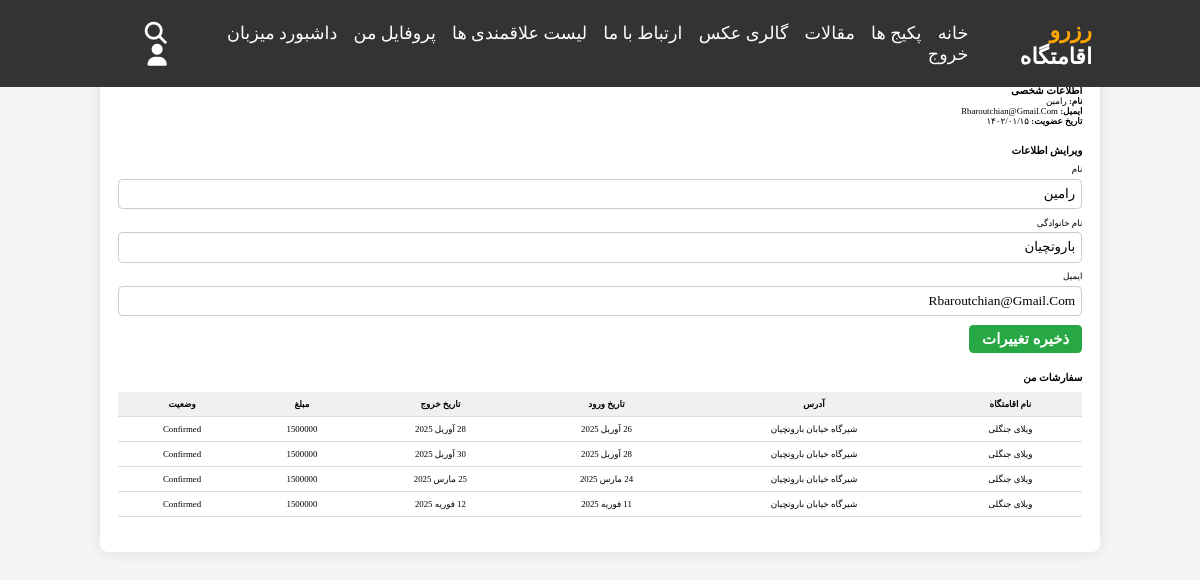
Screenshot of /account/user-profile/ (signed in) with the database file from the repository.
### user_account/models.py (models this page shows, shortened)
class User(AbstractUser):
    user_number = models.CharField(max_length=50, null=True, verbose_name='شماره تماس')
    verification_code = models.CharField(max_length=6, null=True, blank=True)
    avatar = models.ImageField(upload_to='media', default='', null=True, verbose_name='آواتار')
    class Meta:
        verbose_name = 'کاربر'
        verbose_name_plural = 'کاربران'

### booking/models.py (models this page shows, shortened)
class Booking(models.Model):
    user = models.ForeignKey(User, on_delete=models.CASCADE, verbose_name='کاربر')
    eghamat = models.ForeignKey(Eghamatgah, on_delete=models.CASCADE, verbose_name='اقامتگاه')
    check_in = models.DateField(verbose_name='تاریخ ورود', null=True, blank=True)
    check_out = models.DateField(verbose_name='تاریخ خروج', null=True, blank=True)
    persons = models.PositiveIntegerField(verbose_name='تعداد نفرات')
    created_at = models.DateTimeField(auto_now_add=True)
    status = models.CharField(max_length=20, choices=[('pending', 'در انتظار'), ('confirmed', 'تایید شده'), ('cancelled', 'لغو شده')], default='pending')
    total_price = models.DecimalField(max_digits=10, decimal_places=0, null=True, blank=True)
    class Meta:
        verbose_name = 'رزرو'
        verbose_name_plural = 'همه رزروها'

### eghamatgah/models.py (models this page shows, shortened)
class Eghamatgah(models.Model):
    type = (
        ('villa', 'ویلا'),
        ('aparteman', 'آپارتمان'),
        ('khanebagh', 'خانه باغ'),
        ('kolbe', 'کلبه'),
    )
    Ecategory = models.ManyToManyField(Eghamatgah_Category, blank=True, related_name='categories', verbose_name='دسته بندی')
    seller = models.ForeignKey(Seller,on_delete=models.CASCADE, related_name='seller', verbose_name='فروشنده')
    title = models.CharField(max_length=100, verbose_name='عنوان اقامتگاه')
    eghamat_type= models.CharField(max_length=100, choices=type, verbose_name='نوع اقامتگاه')
    ostan = models.CharField(max_length=20, verbose_name='استان')
    shahr = models.CharField(max_length=20, verbose_name='شهر')
    address = models.CharField(max_length=300, verbose_name='آدرس کامل')
    tedad_otagh = models.PositiveIntegerField(null=True, verbose_name='تعداد اتاق')
    metrazh = models.PositiveIntegerField(null=True, verbose_name='متراژ')
    zarfiat = models.PositiveIntegerField(null=True, verbose_name='ظرفیت')
    zarfiat_extra = models.DecimalField(max_digits=10,decimal_places=2, default=0, verbose_name='تعداد نفرات اضافه')
    gheymat_har_shab = models.IntegerField(null=True, verbose_name='قیمت هر شب')
    time_voroud = models.TimeField(null=True, verbose_name='تایم ورود')
    time_khorouj = models.TimeField(null=True, verbose_name='تایم خروج')
    description = models.CharField(max_length=200, verbose_name='توضیحات تکمیلی')
    wifi = models.BooleanField(default=False, verbose_name='اینترنت وای فای')
    parking = models.BooleanField(default=False, verbose_name='پارکینگ')
    pool = models.BooleanField(default=False, verbose_name='استخر')
    kitchen = models.BooleanField(default=False, verbose_name='آشپزخانه')
    tv = models.BooleanField(default=False, verbose_name='تلویزیون')
    image = models.ImageField(upload_to='media',default='', verbose_name='تصویر1')
    image2 = models.ImageField(upload_to='media',default='', verbose_name='تصویر2')
    image3 = models.ImageField(upload_to='media',default='', verbose_name='تصویر3')
    image4 = models.ImageField(upload_to='media',default='', verbose_name='تصویر4')
    image5 = models.ImageField(upload_to='media',default='', verbose_name='تصویر5')
    video = models.FileField(
        upload_to='videos',
        null=True,
        blank=True,
        validators=[FileExtensionValidator(allowed_extensions=['mp4', 'mov', 'avi'])],
        verbose_name='ویدیو'
    )
    aparat_video_id = models.CharField(max_length=100, null=True, blank=True)
    created_at = models.DateTimeField(auto_now_add=True)
    class Meta:
        verbose_name = 'مشخصات اقامتگاه'
        verbose_name_plural = 'مشخصات اقامتگاه ها'

### user_account/views.py (the view, shortened to what this page needs)
@method_decorator(login_required, name='dispatch')
class EditUserProfilePage(View):
    def get(self, request: HttpRequest):
        current_user = User.objects.filter(id=request.user.id).first()
        edit_form = EditProfileModelForm(instance=current_user)
        user_bookings = Booking.objects.filter(user=request.user).select_related('eghamat')
        context = {
            'form': edit_form,
            'current_user': current_user,
            'bookings': user_bookings,
        }
        return render(request, 'user/profile.html', context)

### user_account/forms.py
class EditProfileModelForm(forms.ModelForm):
    class Meta:
        model = User
        fields = ['first_name', 'last_name', 'email']

### user_account/templates/user/profile.html (shortened to what this page needs)
{% extends 'base2.html' %}
{% block page_content %}
	<!DOCTYPE html>
<html lang="fa">
<head>
</head>
<body>
<div class="container">
    <h2>پروفایل من</h2>
    <div class="section">
        <h3>اطلاعات شخصی</h3>
        <p><strong>نام:</strong> {{ current_user.first_name}}</p>
        <p><strong>ایمیل:</strong> {{ current_user.email}}</p>
        <p><strong>تاریخ عضویت:</strong> ۱۴۰۲/۰۱/۱۵</p>
    </div>
    <div class="section">
        <h3>ویرایش اطلاعات</h3>
<form method="post">
    <label for="id_first_name">نام</label>
    <input type="text" name="first_name" id="id_first_name" value="{{ form.first_name.value }}" class="input">
    <label for="id_last_name">نام خانوادگی</label>
    <input type="text" name="last_name" id="id_last_name" value="{{ form.last_name.value }}" class="input">
    <label for="id_email">ایمیل</label>
    <input type="email" name="email" id="id_email" value="{{ form.email.value }}" class="input">
    <button type="submit" class="btn">ذخیره تغییرات</button>
</form>
    </div>
    <div class="section">
        <h3>سفارشات من</h3>
        <table>
            <thead>
                <tr>
                    <th>نام اقامتگاه</th>
                    <th>آدرس</th>
                    <th>تاریخ ورود</th>
                    <th>تاریخ خروج</th>
                    <th>مبلغ</th>
                    <th>وضعیت</th>
                </tr>
            </thead>
            <tbody>
            {% for booking in bookings %}
                <tr>
                    <td>{{ booking.eghamat.title }}</td>
                    <td>{{ booking.eghamat.address}}</td>
                    <td>{{ booking.check_in}}</td>
                    <td>{{ booking.check_out}}</td>
                    <td>{{ booking.eghamat.gheymat_har_shab}}</td>
                    <td>{{ booking.status}}</td>
                </tr>
            {% endfor %}
            </tbody>
        </table>
    </div>
</div>
</body>
</html>
{% endblock %}

### static/css/style.css (style rules this page uses)
:root { --orange:#ffa500; }
* { font-family: "IRANSansWeb"; margin:0; padding:0; box-sizing: border-box; text-transform: capitalize; outline: none; border:none; text-decoration: none; transition: all .2s linear; }
html { font-family: "IRANSansWeb"; font-size: 62.5%; overflow-x: hidden; scroll-padding-top: 6rem; scroll-behavior: smooth; text-align: right; direction: rtl; }
.btn { display: inline-block; margin-top: 1rem; background:var(--orange); color:#fff; padding:.8rem 3rem; border:.2rem solid var(--orange); cursor: pointer; font-size: 1.7rem; }
@media (max-width:1200px) { html { font-size: 55%; } }

### user_account/templates/user/profile.html (style rules this page uses)
body { font-family: 'Vazir', sans-serif; direction: rtl; margin: 0; background-color: #f5f5f5; }
.container { max-width: 1000px; margin: 3rem auto; background: #fff; padding: 2rem; border-radius: 1rem; box-shadow: 0 0 15px rgba(0,0,0,0.1); }
h2 { margin-bottom: 2rem; border-bottom: 2px solid #eee; padding-bottom: 0.5rem; }
.section { margin-bottom: 2rem; }
label { display: block; margin: 1rem 0 0.5rem; }
input, textarea { width: 100%; padding: 0.7rem; border-radius: 0.5rem; border: 1px solid #ccc; }
.btn { margin-top: 1rem; padding: 0.6rem 1.5rem; background-color: #28a745; color: #fff; border: none; border-radius: 0.5rem; cursor: pointer; font-weight: bold; }
table { width: 100%; border-collapse: collapse; margin-top: 1rem; }
th, td { padding: 0.8rem; text-align: center; border-bottom: 1px solid #ddd; }
th { background-color: #f0f0f0; }

### rows the page displays
User: first_name "رامین", email "Rbaroutchian@gmail.com", last_name "باروتچیان", email "rbaroutchian@gmail.com"
Booking: eghamat "ویلای جنگلی", eghamat.address "شیرگاه خیابان باروتچیان", check_in "26 آوریل 2025", check_out "28 آوریل 2025", eghamat.gheymat_har_shab "1500000", status "Confirmed"
Booking: eghamat "ویلای جنگلی", eghamat.address "شیرگاه خیابان باروتچیان", check_in "28 آوریل 2025", check_out "30 آوریل 2025", eghamat.gheymat_har_shab "1500000", status "Confirmed"
Booking: eghamat "ویلای جنگلی", eghamat.address "شیرگاه خیابان باروتچیان", check_in "24 مارس 2025", check_out "25 مارس 2025", eghamat.gheymat_har_shab "1500000", status "Confirmed"
Booking: eghamat "ویلای جنگلی", eghamat.address "شیرگاه خیابان باروتچیان", check_in "11 فوریه 2025", check_out "12 فوریه 2025", eghamat.gheymat_har_shab "1500000", status "Confirmed"
